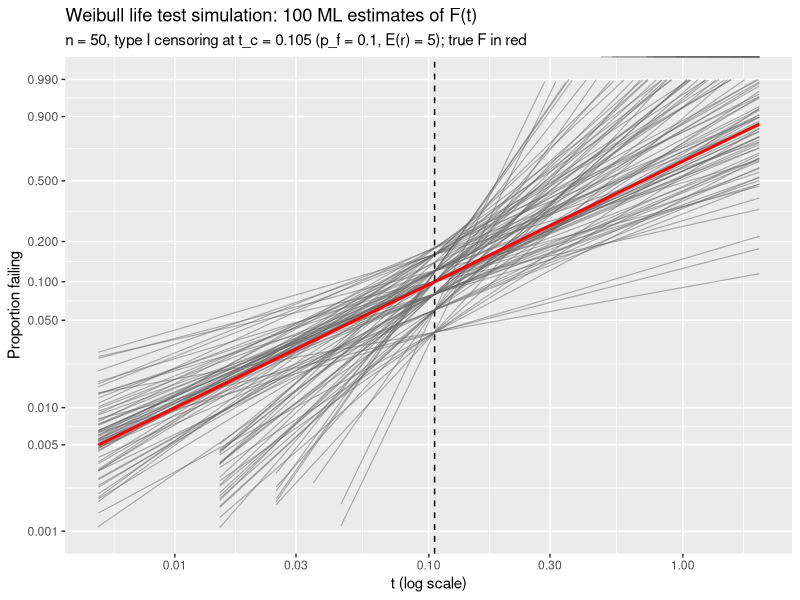

Recreate this plot in R.
n <- 50
p_f <- 0.1
t_c <- - log(1 - p_f)
n_sim <- 100

library(ggplot2)
library(survival)
library(scales)

set.seed(2026)

# Setup
mu <- 0
sigma <- 1
n  <- 50
p_f <- 0.1
t_c <- -log(1 - p_f)          # censoring time, ~0.105
nsim <- 100

# Time grid
# t_grid <- exp(seq(log(0.005), log(2), length.out = 200))
t_grid <- seq(0.005, 2, length.out = 200)


# Simulate and fit
fits <- list()
for (i in 1:nsim) {
  x <- rweibull(n, shape = 1 / sigma, scale = exp(mu))
  status <- as.numeric(x <= t_c)
  time   <- pmin(x, t_c)

  if (sum(status) < 2) next            # ML estimate of (mu, sigma) needs at least 2 failures

  fit <- tryCatch(
    survreg(Surv(time, status) ~ 1, dist = "weibull"),
    error = function(e) NULL
  )
  if (is.null(fit)) next

  mu_hat    <- unname(coef(fit))
  sigma_hat <- fit$scale
  fits[[length(fits) + 1]] <- data.frame(
    sim = length(fits) + 1,
    t   = t_grid,
    F   = pweibull(t_grid, shape = 1 / sigma_hat, scale = exp(mu_hat))
  )
}
df <- do.call(rbind, fits)

# True cdf
df_true <- data.frame(t = t_grid,
                      F = pweibull(t_grid, shape = 1 / sigma, scale = exp(mu)))

# Weibull probability scale: y = log(-log(1 - p))
sev_trans <- trans_new(
  "sev",
  transform = function(p) log(-log(1 - p)),
  inverse   = function(z) 1 - exp(-exp(z))
)

ggplot() +
  geom_line(data = df, aes(t, F, group = sim),
            colour = "grey40", alpha = 0.5, linewidth = 0.4) +
  geom_line(data = df_true, aes(t, F),
            colour = "red", linewidth = 1) +
  geom_vline(xintercept = t_c, linetype = "dashed") +
  scale_x_log10(breaks = c(0.01, 0.03, 0.1, 0.3, 1)) +
  scale_y_continuous(trans = sev_trans,
                     breaks = c(0.001, 0.005, 0.01, 0.05, 0.1, 0.2, 0.5, 0.9, 0.99),
                     limits = c(0.001, 0.99)) +
  labs(x = "t (log scale)", y = "Proportion failing",
       title = "Weibull life test simulation: 100 ML estimates of F(t)",
       subtitle = paste0("n = 50, type I censoring at t_c = ", round(t_c, 3),
                         " (p_f = 0.1, E(r) = 5); true F in red"))
